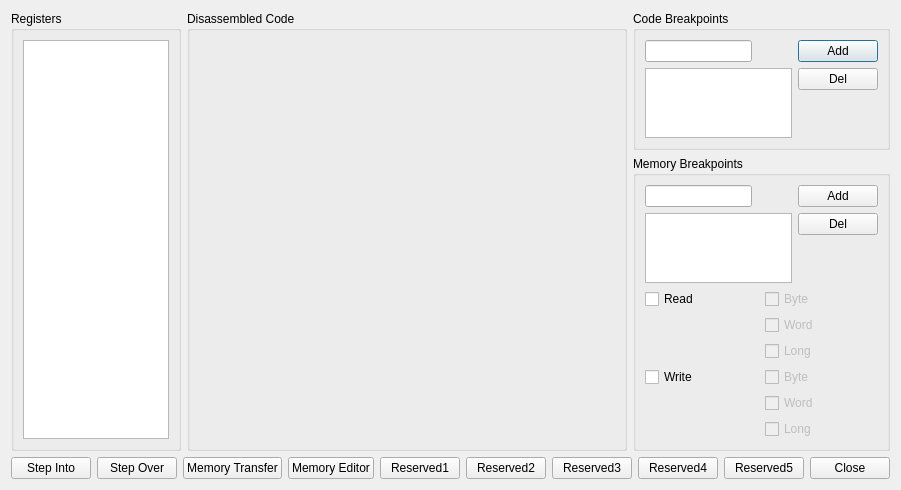
<?xml version="1.0" encoding="UTF-8"?>
<ui version="4.0">
 <class>UIDebugCPU</class>
 <widget class="QDialog" name="UIDebugCPU">
  <property name="geometry">
   <rect>
    <x>0</x>
    <y>0</y>
    <width>846</width>
    <height>483</height>
   </rect>
  </property>
  <property name="windowTitle">
   <string>Debug CPU</string>
  </property>
  <layout class="QVBoxLayout" name="verticalLayout_12">
   <item>
    <layout class="QHBoxLayout" name="horizontalLayout_6">
     <item>
      <widget class="QGroupBox" name="gbRegisters">
       <property name="title">
        <string>Registers</string>
       </property>
       <layout class="QVBoxLayout" name="verticalLayout_10">
        <item>
         <widget class="QListWidget" name="lwRegisters">
          <property name="sizePolicy">
           <sizepolicy hsizetype="Expanding" vsizetype="Expanding">
            <horstretch>0</horstretch>
            <verstretch>0</verstretch>
           </sizepolicy>
          </property>
          <property name="minimumSize">
           <size>
            <width>120</width>
            <height>0</height>
           </size>
          </property>
          <property name="font">
           <font>
            <family>Courier New</family>
           </font>
          </property>
         </widget>
        </item>
       </layout>
      </widget>
     </item>
     <item>
      <widget class="QGroupBox" name="gbDisassembledCode">
       <property name="title">
        <string>Disassembled Code</string>
       </property>
       <layout class="QVBoxLayout" name="verticalLayout_11">
        <item>
         <widget class="UIDisasm" name="lwDisassembledCode" native="true">
          <property name="minimumSize">
           <size>
            <width>416</width>
            <height>0</height>
           </size>
          </property>
          <property name="font">
           <font>
            <family>Courier New</family>
            <pointsize>9</pointsize>
           </font>
          </property>
         </widget>
        </item>
       </layout>
      </widget>
     </item>
     <item>
      <layout class="QVBoxLayout" name="verticalLayout_9">
       <item>
        <widget class="QGroupBox" name="gbCodeBreakpoints">
         <property name="sizePolicy">
          <sizepolicy hsizetype="Preferred" vsizetype="Preferred">
           <horstretch>0</horstretch>
           <verstretch>0</verstretch>
          </sizepolicy>
         </property>
         <property name="title">
          <string>Code Breakpoints</string>
         </property>
         <layout class="QVBoxLayout" name="verticalLayout_5">
          <item>
           <layout class="QHBoxLayout" name="horizontalLayout_2">
            <item>
             <layout class="QVBoxLayout" name="verticalLayout_2">
              <item>
               <layout class="QHBoxLayout" name="horizontalLayout">
                <item>
                 <widget class="QLineEdit" name="leCodeBreakpoint">
                  <property name="sizePolicy">
                   <sizepolicy hsizetype="Expanding" vsizetype="Fixed">
                    <horstretch>0</horstretch>
                    <verstretch>0</verstretch>
                   </sizepolicy>
                  </property>
                  <property name="inputMask">
                   <string/>
                  </property>
                 </widget>
                </item>
                <item>
                 <spacer name="horizontalSpacer">
                  <property name="orientation">
                   <enum>Qt::Horizontal</enum>
                  </property>
                  <property name="sizeHint" stdset="0">
                   <size>
                    <width>40</width>
                    <height>20</height>
                   </size>
                  </property>
                 </spacer>
                </item>
               </layout>
              </item>
              <item>
               <widget class="QListWidget" name="lwCodeBreakpoints">
                <property name="sizePolicy">
                 <sizepolicy hsizetype="Expanding" vsizetype="Expanding">
                  <horstretch>0</horstretch>
                  <verstretch>0</verstretch>
                 </sizepolicy>
                </property>
               </widget>
              </item>
             </layout>
            </item>
            <item>
             <layout class="QVBoxLayout" name="verticalLayout">
              <item>
               <widget class="QPushButton" name="pbAddCodeBreakpoint">
                <property name="sizePolicy">
                 <sizepolicy hsizetype="Minimum" vsizetype="Fixed">
                  <horstretch>0</horstretch>
                  <verstretch>0</verstretch>
                 </sizepolicy>
                </property>
                <property name="text">
                 <string>Add</string>
                </property>
               </widget>
              </item>
              <item>
               <widget class="QPushButton" name="pbDelCodeBreakpoint">
                <property name="text">
                 <string>Del</string>
                </property>
               </widget>
              </item>
              <item>
               <spacer name="verticalSpacer_4">
                <property name="orientation">
                 <enum>Qt::Vertical</enum>
                </property>
                <property name="sizeType">
                 <enum>QSizePolicy::Expanding</enum>
                </property>
                <property name="sizeHint" stdset="0">
                 <size>
                  <width>20</width>
                  <height>40</height>
                 </size>
                </property>
               </spacer>
              </item>
             </layout>
            </item>
           </layout>
          </item>
         </layout>
        </widget>
       </item>
       <item>
        <widget class="QGroupBox" name="gbMemoryBreakpoints">
         <property name="sizePolicy">
          <sizepolicy hsizetype="Preferred" vsizetype="Preferred">
           <horstretch>0</horstretch>
           <verstretch>0</verstretch>
          </sizepolicy>
         </property>
         <property name="title">
          <string>Memory Breakpoints</string>
         </property>
         <layout class="QVBoxLayout" name="verticalLayout_8">
          <item>
           <layout class="QHBoxLayout" name="horizontalLayout_4">
            <item>
             <layout class="QVBoxLayout" name="verticalLayout_4">
              <item>
               <layout class="QHBoxLayout" name="horizontalLayout_3">
                <item>
                 <widget class="QLineEdit" name="leMemoryBreakpoint">
                  <property name="inputMask">
                   <string/>
                  </property>
                 </widget>
                </item>
                <item>
                 <spacer name="horizontalSpacer_2">
                  <property name="orientation">
                   <enum>Qt::Horizontal</enum>
                  </property>
                  <property name="sizeHint" stdset="0">
                   <size>
                    <width>40</width>
                    <height>20</height>
                   </size>
                  </property>
                 </spacer>
                </item>
               </layout>
              </item>
              <item>
               <widget class="QListWidget" name="lwMemoryBreakpoints">
                <property name="sizePolicy">
                 <sizepolicy hsizetype="Expanding" vsizetype="Expanding">
                  <horstretch>0</horstretch>
                  <verstretch>0</verstretch>
                 </sizepolicy>
                </property>
               </widget>
              </item>
             </layout>
            </item>
            <item>
             <layout class="QVBoxLayout" name="verticalLayout_3">
              <item>
               <widget class="QPushButton" name="pbAddMemoryBreakpoint">
                <property name="text">
                 <string>Add</string>
                </property>
               </widget>
              </item>
              <item>
               <widget class="QPushButton" name="pbDelMemoryBreakpoint">
                <property name="text">
                 <string>Del</string>
                </property>
               </widget>
              </item>
              <item>
               <spacer name="verticalSpacer">
                <property name="orientation">
                 <enum>Qt::Vertical</enum>
                </property>
                <property name="sizeType">
                 <enum>QSizePolicy::Expanding</enum>
                </property>
                <property name="sizeHint" stdset="0">
                 <size>
                  <width>20</width>
                  <height>40</height>
                 </size>
                </property>
               </spacer>
              </item>
             </layout>
            </item>
           </layout>
          </item>
          <item>
           <layout class="QHBoxLayout" name="horizontalLayout_5">
            <item>
             <layout class="QVBoxLayout" name="verticalLayout_7">
              <item>
               <widget class="QCheckBox" name="cbRead">
                <property name="text">
                 <string>Read</string>
                </property>
               </widget>
              </item>
              <item>
               <spacer name="verticalSpacer_2">
                <property name="orientation">
                 <enum>Qt::Vertical</enum>
                </property>
                <property name="sizeHint" stdset="0">
                 <size>
                  <width>20</width>
                  <height>40</height>
                 </size>
                </property>
               </spacer>
              </item>
              <item>
               <widget class="QCheckBox" name="cbWrite">
                <property name="text">
                 <string>Write</string>
                </property>
               </widget>
              </item>
              <item>
               <spacer name="verticalSpacer_3">
                <property name="orientation">
                 <enum>Qt::Vertical</enum>
                </property>
                <property name="sizeHint" stdset="0">
                 <size>
                  <width>20</width>
                  <height>40</height>
                 </size>
                </property>
               </spacer>
              </item>
             </layout>
            </item>
            <item>
             <layout class="QVBoxLayout" name="verticalLayout_6">
              <item>
               <widget class="QCheckBox" name="cbReadByte">
                <property name="enabled">
                 <bool>false</bool>
                </property>
                <property name="text">
                 <string>Byte</string>
                </property>
               </widget>
              </item>
              <item>
               <widget class="QCheckBox" name="cbReadWord">
                <property name="enabled">
                 <bool>false</bool>
                </property>
                <property name="text">
                 <string>Word</string>
                </property>
               </widget>
              </item>
              <item>
               <widget class="QCheckBox" name="cbReadLong">
                <property name="enabled">
                 <bool>false</bool>
                </property>
                <property name="text">
                 <string>Long</string>
                </property>
               </widget>
              </item>
              <item>
               <widget class="QCheckBox" name="cbWriteByte">
                <property name="enabled">
                 <bool>false</bool>
                </property>
                <property name="text">
                 <string>Byte</string>
                </property>
               </widget>
              </item>
              <item>
               <widget class="QCheckBox" name="cbWriteWord">
                <property name="enabled">
                 <bool>false</bool>
                </property>
                <property name="text">
                 <string>Word</string>
                </property>
               </widget>
              </item>
              <item>
               <widget class="QCheckBox" name="cbWriteLong">
                <property name="enabled">
                 <bool>false</bool>
                </property>
                <property name="text">
                 <string>Long</string>
                </property>
               </widget>
              </item>
             </layout>
            </item>
           </layout>
          </item>
         </layout>
        </widget>
       </item>
      </layout>
     </item>
    </layout>
   </item>
   <item>
    <layout class="QHBoxLayout" name="horizontalLayout_7">
     <item>
      <widget class="QPushButton" name="pbStepInto">
       <property name="text">
        <string>Step Into</string>
       </property>
      </widget>
     </item>
     <item>
      <widget class="QPushButton" name="pbStepOver">
       <property name="text">
        <string>Step Over</string>
       </property>
      </widget>
     </item>
     <item>
      <widget class="QPushButton" name="pbMemoryTransfer">
       <property name="text">
        <string>Memory Transfer</string>
       </property>
      </widget>
     </item>
     <item>
      <widget class="QPushButton" name="pbMemoryEditor">
       <property name="text">
        <string>Memory Editor</string>
       </property>
      </widget>
     </item>
     <item>
      <widget class="QPushButton" name="pbReserved1">
       <property name="text">
        <string>Reserved1</string>
       </property>
      </widget>
     </item>
     <item>
      <widget class="QPushButton" name="pbReserved2">
       <property name="text">
        <string>Reserved2</string>
       </property>
      </widget>
     </item>
     <item>
      <widget class="QPushButton" name="pbReserved3">
       <property name="text">
        <string>Reserved3</string>
       </property>
      </widget>
     </item>
     <item>
      <widget class="QPushButton" name="pbReserved4">
       <property name="text">
        <string>Reserved4</string>
       </property>
      </widget>
     </item>
     <item>
      <widget class="QPushButton" name="pbReserved5">
       <property name="text">
        <string>Reserved5</string>
       </property>
      </widget>
     </item>
     <item>
      <spacer name="horizontalSpacer_3">
       <property name="orientation">
        <enum>Qt::Horizontal</enum>
       </property>
       <property name="sizeHint" stdset="0">
        <size>
         <width>40</width>
         <height>20</height>
        </size>
       </property>
      </spacer>
     </item>
     <item>
      <widget class="QDialogButtonBox" name="dbbButtons">
       <property name="standardButtons">
        <set>QDialogButtonBox::Close</set>
       </property>
      </widget>
     </item>
    </layout>
   </item>
  </layout>
 </widget>
 <customwidgets>
  <customwidget>
   <class>UIDisasm</class>
   <extends>QWidget</extends>
   <header>UIDisasm.h</header>
   <container>1</container>
  </customwidget>
 </customwidgets>
 <resources/>
 <connections>
  <connection>
   <sender>dbbButtons</sender>
   <signal>rejected()</signal>
   <receiver>UIDebugCPU</receiver>
   <slot>reject()</slot>
   <hints>
    <hint type="sourcelabel">
     <x>347</x>
     <y>321</y>
    </hint>
    <hint type="destinationlabel">
     <x>335</x>
     <y>376</y>
    </hint>
   </hints>
  </connection>
 </connections>
</ui>
